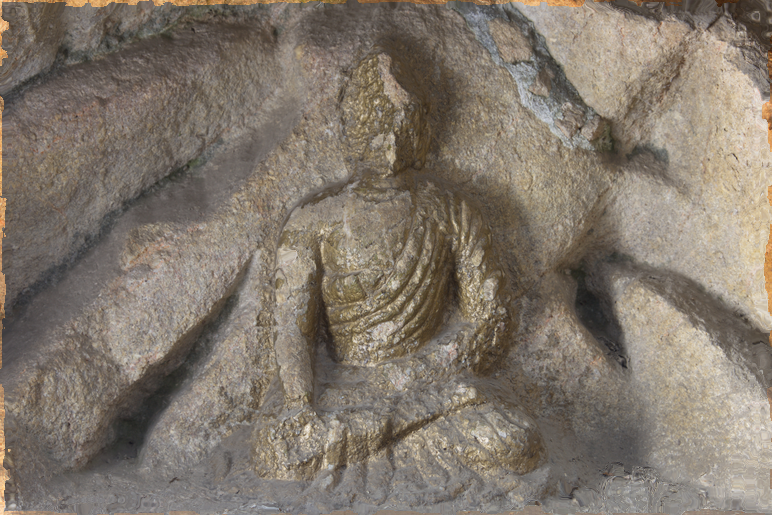
%> input picture FGCD/lightingCorrection/demoData/1.bmp, 772 x 515 px, given in place of 1.jpg, which was not available
$ octave demo_our_Parallel.m   (GNU Octave 9; MATLAB toolbox functions it lacks are replaced by stand-ins)
%> lines starting %> are read from the running program, lines starting %| are printed output that depends on the picture; pictures that were not available may be replaced by others from this repository, and a replacement may not be noted
### FGCD/cameraGeometryCorrection/cameraGeometryCorrection_Piecemeal_Parallel.m
function [ bigIm3, bigFlow ] = cameraGeometryCorrection_Piecemeal_Parallel( X,Y,parameter )
%CAMERAGEOMETRYCORRECTION_PIECEMEAL 此处显示有关此函数的摘要
%   此处显示详细说明
if nargin<3
    parameter = [];
end
if ~isfield(parameter, 'pieceWidth')
    parameter.pieceWidth = 300;
end
if ~isfield(parameter, 'pieceHeight')
    parameter.pieceHeight = 200;
end
if ~isfield(parameter, 'crossrate')
    parameter.crossrate = 0.2;
end
if ~isfield(parameter, 'marginrate')
    parameter.marginrate = 0.2;
end

[h,w,d] = size(X(:,:,:,1));
subwidth = parameter.pieceWidth;
subheight = parameter.pieceHeight;
crossrate = parameter.crossrate;
marginrate = parameter.marginrate;
%% 计算需多少行多少列的子图
shareheight = floor(subheight*(1-crossrate));
sharewidth = floor(subwidth*(1-crossrate));
marginwidth = floor(subwidth*marginrate);
marginheight = floor(subheight*marginrate);
row = floor((h-subheight+shareheight)/(shareheight));
if row < (h-subheight+shareheight)/(shareheight)
    row = row + 1;
end
column = floor((w-subwidth+sharewidth)/(sharewidth));
if column < (w-subwidth+sharewidth)/(sharewidth)
    column = column + 1;
end

bigIm3 = zeros(size(X));
bigFlow = zeros(size(X,1),size(X,2), 2);


%% 开始
parfor k = 1:row*column
    % i，j为子区域的索引，找到i和j的值
    i = rem(k-1,row)+1;

    j = floor((k-1)/row) + 1;
    marginX1 = 0; marginY1 = 0; marginX2 = 0; marginY2 = 0;
    usefulX1 = 0; usefulY1 = 0; usefulX2 = 0; usefulY2 = 0;


    usefulY1 = (i-1)*shareheight+1;
    usefulX1 = (j-1)*sharewidth +1;
    usefulY2 = usefulY1 + subheight-1;
    if usefulY2 > h
        usefulY2 = h;
        usefulY1 = usefulY2 - subheight + 1;
        if usefulY1 < 1
            usefulY1 = 1;
        end
    end
    usefulX2 = usefulX1 + subwidth-1;
    if usefulX2 > w
        usefulX2 = w;
        usefulX1 = usefulX2 - subwidth + 1;
        if usefulX1 < 1
            usefulX1 = 1;
        end
    end

    marginX1 = usefulX1 - marginwidth;
    marginX2 = usefulX2 + marginwidth;
    marginY1 = usefulY1 - marginheight;
    marginY2 = usefulY2 + marginheight;

    if marginX1 < 1
        marginX1 = 1;
    end
    if marginX2 > w
        marginX2 = w;
    end
    if marginY1 < 1
        marginY1 = 1;
    end
    if marginY2 > h
        marginY2 = h;
    end

    subim1 = X(marginY1:marginY2, marginX1:marginX2, :, :);
    subim2 = Y(marginY1:marginY2, marginX1:marginX2, :, :);

    [im3, flow] = cameraGeometryCorrection(subim1,subim2);

    usfulim3 = im3(usefulY1-marginY1+1 : usefulY1-marginY1+1+usefulY2-usefulY1, ...
                usefulX1-marginX1+1 : usefulX1-marginX1+1+usefulX2-usefulX1, :, :);
    usefulflow = flow(usefulY1-marginY1+1 : usefulY1-marginY1+1+usefulY2-usefulY1, ...
                usefulX1-marginX1+1 : usefulX1-marginX1+1+usefulX2-usefulX1, :, :);

    flowedIms{k} = usfulim3;
    flowMatrixs{k} = usefulflow;

% [7 lines of commented-out code are left out]
    disp(['geometry correction has finished part' int2str(k) ' of ' int2str(row*column)]);
end

% 合并子图
for k = 1:row*column
    % i，j为子区域的索引，找到i和j的值
    i = rem(k-1,row)+1;
    j = floor((k-1)/row) + 1;
    marginX1 = 0; marginY1 = 0; marginX2 = 0; marginY2 = 0;
    usefulX1 = 0; usefulY1 = 0; usefulX2 = 0; usefulY2 = 0;


    usefulY1 = (i-1)*shareheight+1;
    usefulX1 = (j-1)*sharewidth +1;
    usefulY2 = usefulY1 + subheight-1;
    if usefulY2 > h
        usefulY2 = h;
        usefulY1 = usefulY2 - subheight + 1;
        if usefulY1 < 1
            usefulY1 = 1;
        end
    end
    usefulX2 = usefulX1 + subwidth-1;
    if usefulX2 > w
        usefulX2 = w;
        usefulX1 = usefulX2 - subwidth + 1;
        if usefulX1 < 1
            usefulX1 = 1;
        end
    end

    bigIm3(usefulY1:usefulY2, usefulX1:usefulX2, :, :) = flowedIms{k};
    bigFlow(usefulY1:usefulY2, usefulX1:usefulX2, :, :) = flowMatrixs{k};

end


end

### FGCD/cameraGeometryCorrection/cameraGeometryCorrection.m
function [ im1to2, flow1to2 ] = cameraGeometryCorrection( im1, im2, parameter )
%CAMERAGEOMETRYCORRECTION 此处显示有关此函数的摘要
%   此处显示详细说明

if nargin<3
    parameter.flowparam  = [128, 4, 2, 10, 60, 30];
end

if ~exist('parameter.flowparam','var')
    parameter.flowparam  = [128, 4, 2, 10, 60, 30];
end

X = im1;
Y = im2;

flow1to2 = SIFTFlow_Multiple(Y,X,parameter.flowparam);
im1to2 = warpAllImages(Y,X,flow1to2);

end

### FGCD/cameraGeometryCorrection/SIFTFlow_Multiple.m
function uv = SIFTFlow_Multiple(Img1s,Img2s, flowparam)
%SIFTFLOW_MULTIPLE 多张图做flow,SIFT采用1对1的形式，返回的uv可以将Img2s中的图warped到Img1s上
%   Img1s，多张图像，height*weidth*dim*ImageNum,采用彩色图像
%   Img2s，多张图像，height*weidth*dim*ImageNum,采用彩色图像

if nargin < 3
   flowparam = [128, 4, 2, 10, 60, 30];
end

[height,width,dim,imageNum] = size(Img1s);
[height2,width2,dim2,imageNum2] = size(Img2s);

SIFT1All = zeros(height,width,128*imageNum,'uint8');
SIFT2ALL = zeros(height2,width2,128*imageNum,'uint8');

cellsize=3;
gridspacing=1;

for i = 1:imageNum
    im1=imresize(imfilter(Img1s(:,:,:,i),fspecial('gaussian',7,1.),'same','replicate'),1,'bicubic');
    im2=imresize(imfilter(Img2s(:,:,:,i),fspecial('gaussian',7,1.),'same','replicate'),1,'bicubic');


    siftX = mexDenseSIFT(im1,cellsize,gridspacing);
    siftY = mexDenseSIFT(im2,cellsize,gridspacing);

    SIFT1All(:,:,(i-1)*128+1:i*128) = siftX;
    SIFT2ALL(:,:,(i-1)*128+1:i*128) = siftY;
end

% sampleSIFT
samplenum = flowparam(1);

if samplenum < 128

    [~,~,dim] = size(SIFT1All);

    samplespan = dim / samplenum;

    SIFT1All = SIFT1All(:,:,1:samplespan:end);
    SIFT2ALL = SIFT2ALL(:,:,1:samplespan:end);
end

SIFTflowpara.alpha=0.25*255;
SIFTflowpara.d=40*255;
SIFTflowpara.gamma=0.005*255;%0.005*255;
SIFTflowpara.nlevels=flowparam(2);
SIFTflowpara.wsize=5; %flowparam(3);
SIFTflowpara.topwsize = 10; %flowparam(4);
SIFTflowpara.nTopIterations = flowparam(5);
SIFTflowpara.nIterations= flowparam(6);

% [8 lines of commented-out code are left out]

[vx,vy,energylist]=SIFTflowc2f(SIFT1All,SIFT2ALL,SIFTflowpara);

uv(:,:,1)=vx;
uv(:,:,2)=vy;

end

### FGCD/cameraGeometryCorrection/demo_our_Parallel.m
startTime = clock;
rootdir = 'F:\syb';

for i = 1:2

    subdir = [rootdir '\' int2str(i)];

    im1 = imread([subdir '\1.jpg']);
%> im1 is the input picture: size 515x772x3 uint8; mean R, G, B 129.2, 119.1, 107.5
    im2 = imread([subdir '\2.jpg']);
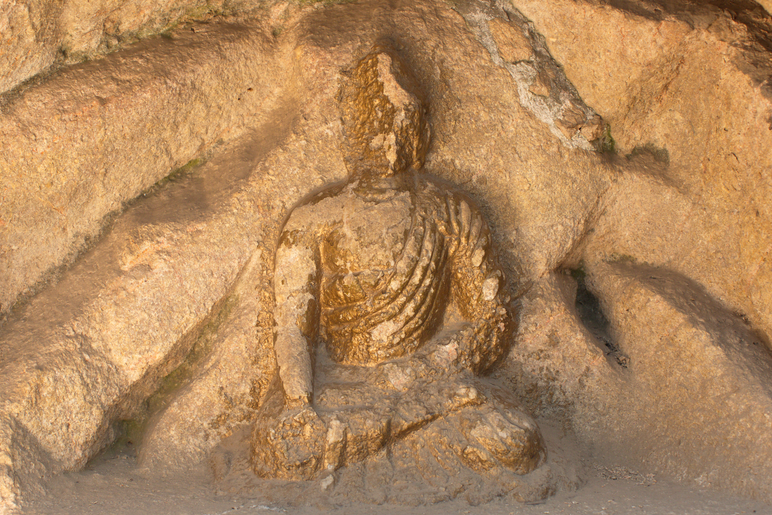
%> input picture FGCD/lightingCorrection/demoData/2.bmp, 772 x 515 px, given in place of 2.jpg, which was not available
%> im2 is the input picture: size 515x772x3 uint8; mean R, G, B 175.7, 133.9, 91.7
    im1 = im2double(im1);
%> im1: size 515x772x3 double
    im2 = im2double(im2);
%> im2: size 515x772x3 double

    im1 = imresize(im1, 1);
    im2 = imresize(im2, 1);

    X = [];
    Y = [];
    X(:,:,:,1) = im1;
    Y(:,:,:,1) = im2;

    parameter = [];
    parameter.pieceWidth = 500;
    parameter.pieceHeight = 600;
    [im3, flow] = cameraGeometryCorrection_Piecemeal_Parallel(X,Y, parameter);
%> in cameraGeometryCorrection_Piecemeal_Parallel, `[h,w,d] = size(X(:,:,:,1));`: h = 515; w = 772; d = 3
%> in cameraGeometryCorrection_Piecemeal_Parallel, `row = floor((h-subheight+shareheight)/(shareheight));`: row = 0
%> in cameraGeometryCorrection_Piecemeal_Parallel, `row = row + 1;`: row = 1
%> in cameraGeometryCorrection_Piecemeal_Parallel, `column = column + 1;`: column = 2
%> the loop in cameraGeometryCorrection_Piecemeal_Parallel, `parfor k = 1:row*column` made 1 pass
%> (i, j) on pass 1: (1, 1)
%> pass 1, in cameraGeometryCorrection_Piecemeal_Parallel, `subim1 = X(marginY1:marginY2, marginX1:marginX2, :, :);`:
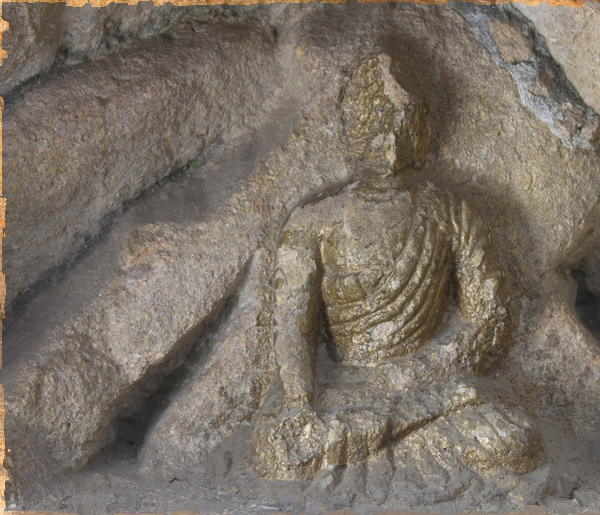
%> subim1: size 515x600x3 double; mean R, G, B 0.476, 0.437, 0.395
%> pass 1, in cameraGeometryCorrection_Piecemeal_Parallel, `subim2 = Y(marginY1:marginY2, marginX1:marginX2, :, :);`:
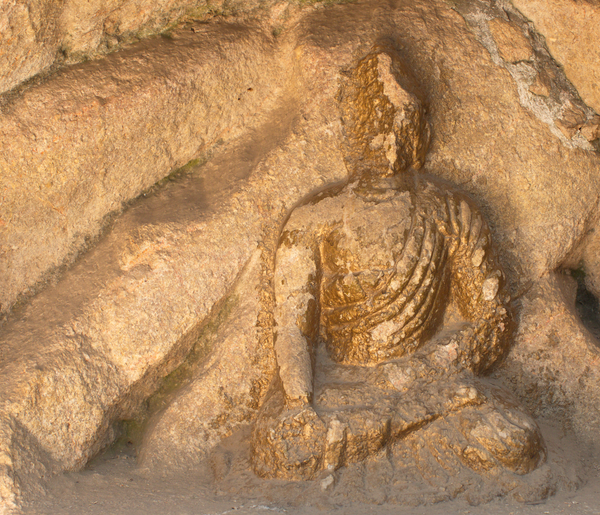
%> subim2: size 515x600x3 double; mean R, G, B 0.691, 0.529, 0.363
%> the run ends on the next line
